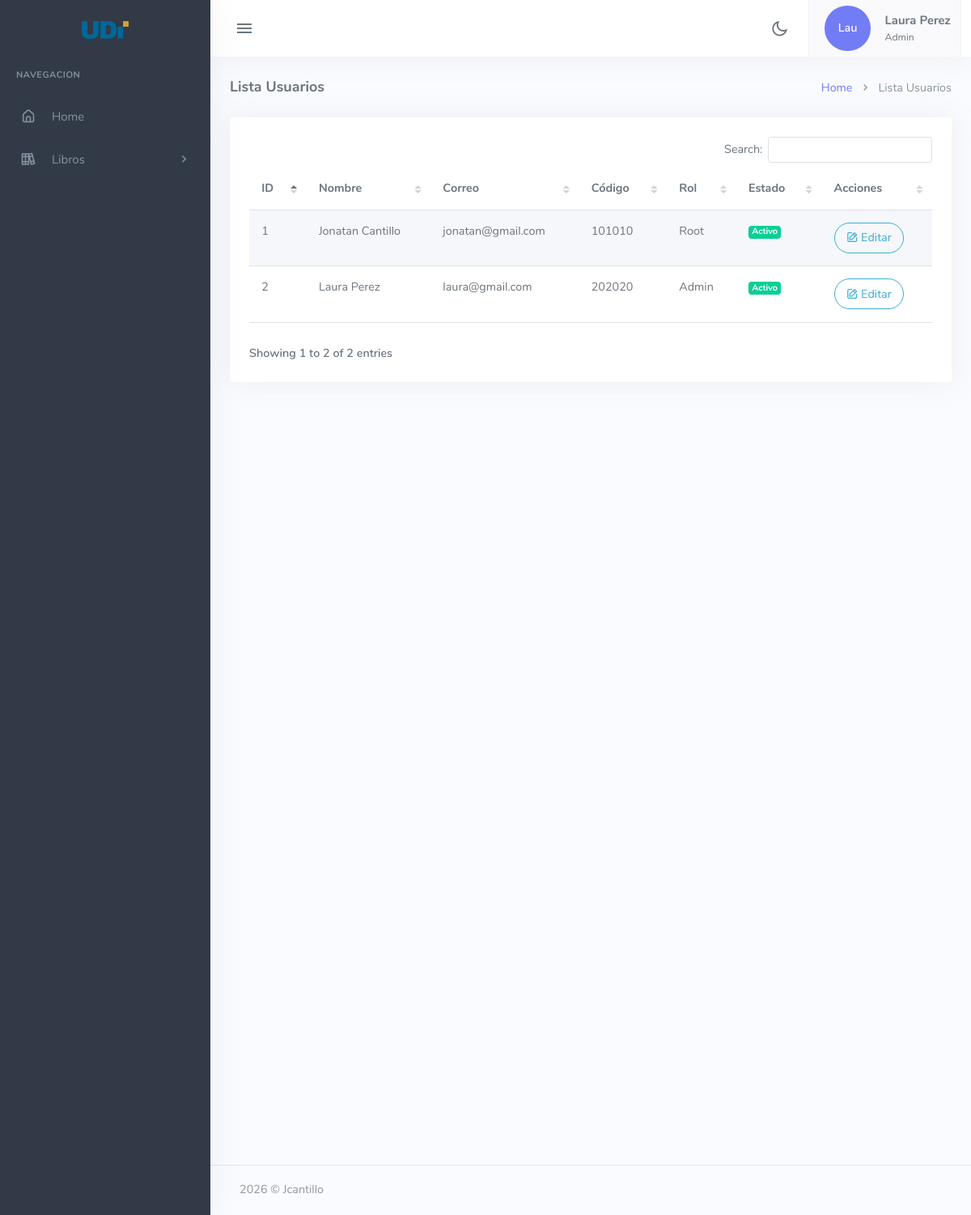
Before: /barrancabermeja/tables-datatable.php (signed in) with the older database file.
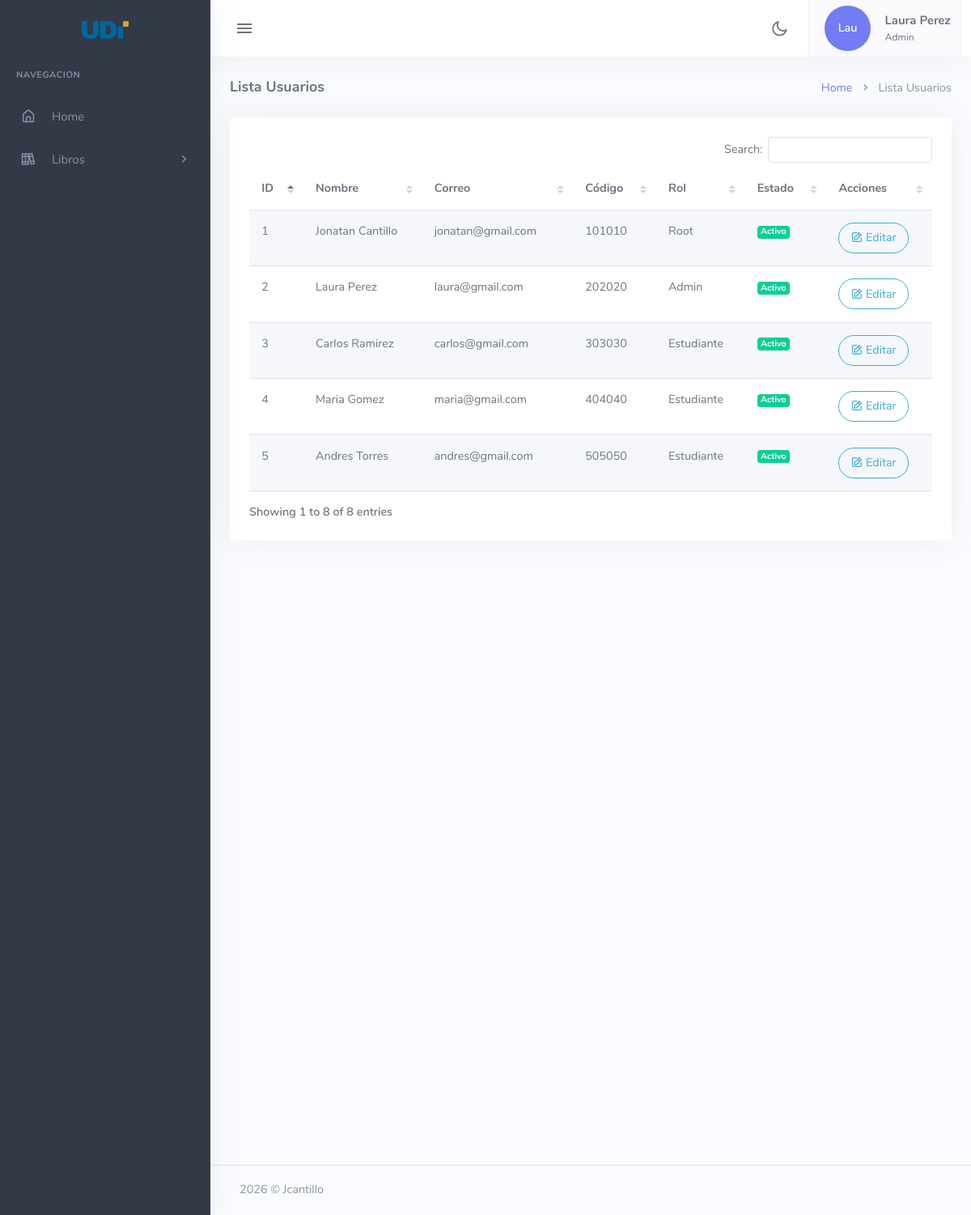
After: the same page with the newer database file.
### tables this page shows
CREATE TABLE usuarios (
    idUser INT AUTO_INCREMENT PRIMARY KEY,         
    code_cc VARCHAR(50) NOT NULL UNIQUE,            
    name VARCHAR(50) NOT NULL,                     
    email VARCHAR(100) NOT NULL UNIQUE,            
    password VARCHAR(255) NOT NULL,                
    fecha_registro TIMESTAMP DEFAULT CURRENT_TIMESTAMP,  
    ultimo_acceso TIMESTAMP NULL,                  
    rol ENUM('Root', 'Admin', 'Estudiante') DEFAULT 'Estudiante',   
    carrera ENUM('Admi. Empresas', 'Ing. Sistemas', 'Diseño grafico','Ing. Industrial','Psicologia','Admin') DEFAULT 'Admin',   
    estado ENUM('Activo', 'Inactivo') DEFAULT 'Activo'   
);

### barrancabermeja/includes/conn.php (called while the page is built, shortened)
<?php
if (!class_exists('conectarDB')) {
    class conectarDB {
        public function __construct() {
            try {
                $this->conn_db = new PDO(
                    DB_HOST, DB_USER, DB_PASS,
                    [PDO::ATTR_ERRMODE => PDO::ERRMODE_EXCEPTION]
                );
                return $this->conn_db;
            } catch(PDOException $e) {
                die("Database error: " . $e->getMessage());
            }
        }
    }
}

### barrancabermeja/includes/class_usuario.php (called while the page is built, shortened)
<?php
require('conn.php');
class Usuario extends conectarDB {
    public function listarUsuarios() {
        $sql = "SELECT * FROM usuarios";
        $stmt = $this->conn_db->prepare($sql);
        $stmt->execute();
        $resultados = $stmt->fetchAll(PDO::FETCH_ASSOC);
        return $resultados;
    }
    public function datosUser_email($email) {
        $sql = "SELECT * FROM usuarios WHERE email = :email";
        $stmt = $this->conn_db->prepare($sql);
        $stmt->bindParam(':email', $email, PDO::PARAM_STR);
        $stmt->execute();
        $resultado = $stmt->fetch(PDO::FETCH_ASSOC);
        return $resultado;
    }
}
?>

### barrancabermeja/tables-datatable.php (the view, shortened to what this page needs)
<?php
require('includes/class_usuario.php');
$listUser = new Usuario();
$listUser = $listUser->listarUsuarios();
?>
<!DOCTYPE html>
<html lang="en">
<head>
    <link href="assets/vendor/datatables.net-bs5/css/dataTables.bootstrap5.min.css" rel="stylesheet" type="text/css" />
    <link href="assets/vendor/datatables.net-responsive-bs5/css/responsive.bootstrap5.min.css" rel="stylesheet"
        type="text/css" />
    <link href="assets/vendor/datatables.net-fixedcolumns-bs5/css/fixedColumns.bootstrap5.min.css" rel="stylesheet"
        type="text/css" />
    <link href="assets/vendor/datatables.net-fixedheader-bs5/css/fixedHeader.bootstrap5.min.css" rel="stylesheet"
        type="text/css" />
    <link href="assets/vendor/datatables.net-buttons-bs5/css/buttons.bootstrap5.min.css" rel="stylesheet"
        type="text/css" />
    <link href="assets/vendor/datatables.net-select-bs5/css/select.bootstrap5.min.css" rel="stylesheet"
        type="text/css" />
    <link href="assets/css/app-saas.min.css" rel="stylesheet" type="text/css" id="app-style" />
    <link href="assets/css/icons.min.css" rel="stylesheet" type="text/css" />
</head>
<body>
    <div class="wrapper">
        <?php
        include ("navbar.php");
        ?>
        <?php
        include ("leftSidebar.php");
        ?>
        <div class="content-page">
            <div class="content">
                <div class="container-fluid">
                    <div class="row">
                        <div class="col-12">
                            <div class="page-title-box">
                                <div class="page-title-right">
                                    <ol class="breadcrumb m-0">
                                        <li class="breadcrumb-item"><a href="index.php">Home</a></li>
                                        <li class="breadcrumb-item active">Lista Usuarios</li>
                                    </ol>
                                </div>
                                <h4 class="page-title">Lista Usuarios</h4>
                            </div>
                        </div>
                    </div>
                    <div class="row">
                        <div class="col-12">
                            <div class="card">
                                <div class="card-body">
                                    <div class="tab-content">
                                        <div class="tab-pane show active" id="scroll-vertical-preview">
                                            <table id="scroll-vertical-datatable"
                                                class="table table-striped dt-responsive nowrap w-100">
                                                <thead>
                                                    <tr>
                                                        <th>ID</th>
                                                        <th>Nombre</th>
                                                        <th>Correo</th>
                                                        <th>Código</th>
                                                        <th>Rol</th>
                                                        <th>Estado</th>
                                                        <th>Acciones</th>
                                                    </tr>
                                                </thead>
                                                <tbody>
                                                    <?php
        foreach ($listUser as $user) { ?>
                                                    <tr>
                                                        <td><?= htmlspecialchars($user["idUser"]) ?></td>
                                                        <td><?= htmlspecialchars($user["name"]) ?></td>
                                                        <td><?= htmlspecialchars($user["email"]) ?></td>
                                                        <td><?= htmlspecialchars($user["code_cc"]) ?></td>
                                                        <td><?= htmlspecialchars($user["rol"]) ?></td>                                                        <?php if($user["estado"]=="Activo") { ?>
                                                        <td><span class="badge bg-success">Activo</span></td>
                                                        <?php }else{ ?>
                                                        <td><span class="badge bg-danger">Inactivo</span></td>
                                                        <?php }?>
                                                        <td>
                                                            <form action="editar_usuario.php" method="POST"
                                                                style="display:inline-block;">
                                                                <button type="submit"
                                                                    class="btn btn-outline-info rounded-pill">
                                                                    <i class="uil-edit"></i> Editar
                                                                </button>
                                                            </form>
                                                        </td>
                                                    </tr>
                                                    <?php }  ?>
                                                </tbody>
                                            </table>
                                        </div>
                                    </div>
                                </div>
                            </div>
                        </div>
                    </div>
                </div>
            </div>
            <?php
        include ("footer.php");
        ?>
        </div>
    </div>
</body>
</html>

### barrancabermeja/navbar.php (shortened to what this page needs)
<?php
require_once('includes/class_usuario.php');
$usuario = new Usuario();
$usuario = $usuario->datosUser_email($_SESSION['usuario_email']);
?>
<div class="navbar-custom">
    <div class="topbar container-fluid">
        <div class="d-flex align-items-center gap-lg-2 gap-1">
            <button class="button-toggle-menu">
                <i class="mdi mdi-menu"></i>
            </button>
        </div>
        <ul class="topbar-menu d-flex align-items-center gap-3">
            <li class="dropdown notification-list">
                <div class="nav-link" id="light-dark-mode" data-bs-toggle="tooltip" data-bs-placement="left"
                    title="Theme Mode">
                    <i class="ri-moon-line font-22"></i>
                </div>
            </li>
            <li class="dropdown">
                <a class="nav-link dropdown-toggle arrow-none nav-user px-2" data-bs-toggle="dropdown" href="#"
                    role="button" aria-haspopup="false" aria-expanded="false">
                    <span class="avatar-md d-flex justify-content-center align-items-center" style="height: 100%;">
                        <span
                            class="avatar-title bg-primary rounded-circle d-flex justify-content-center align-items-center"
                            style="width: 80%; height: 80%;">
                            <?php echo substr($usuario["name"], 0, 3); ?>
                        </span>
                    </span>
                    <span class="d-lg-flex flex-column gap-1 d-none">
                        <h5 class="my-0"><?php echo $usuario["name"] ?></h5>
                        <h6 class="my-0 fw-normal"><?php echo $usuario["rol"] ?></h6>
                    </span>
                </a>
            </li>
        </ul>
    </div>
</div>

### barrancabermeja/leftSidebar.php (shortened to what this page needs)
<?php
require_once('includes/class_usuario.php');
$usuario = new Usuario();
$usuario = $usuario->datosUser_email($_SESSION['usuario_email']);
?>
<div class="leftside-menu">
    <a href="index.php" class="logo logo-light">
        <span class="logo-lg">
            <img src="assets/images/logo_udi.png" alt="logo">
        </span>
    </a>
    <div class="h-100" id="leftside-menu-container" data-simplebar>
        <ul class="side-nav">
            <li class="side-nav-title">Navegacion</li>
            <li class="side-nav-item">
                <a href="index.php" class="side-nav-link">
                    <i class="uil-home-alt"></i>
                    <span> Home </span>
                </a>
            </li>
        <?php
        if (!($usuario["rol"]!="Admin" && $usuario["rol"]!="Root")) {
        ?>
            <li class="side-nav-item">
                <a data-bs-toggle="collapse" href="#sidebarEcommerce" aria-expanded="false"
                    aria-controls="sidebarEcommerce" class="side-nav-link collapsed">
                    <i class="uil-books"></i>
                    <span> Libros </span>
                    <span class="menu-arrow"></span>
                </a>
            </li>
        <?php
        }
?>
        </ul>
    </div>
</div>

### barrancabermeja/footer.php (shortened to what this page needs)
<footer class="footer">
    <div class="container-fluid">
        <div class="row">
            <div class="col-md-6">
                 © Jcantillo
            </div>
            <div class="col-md-6">
            </div>
        </div>
    </div>
</footer>

Changed rows visible on the page:
added usuarios: idUser "3", name "Carlos Ramirez", email "carlos@gmail.com", code_cc "303030", rol "Estudiante", estado "Activo"
added usuarios: idUser "4", name "Maria Gomez", email "maria@gmail.com", code_cc "404040", rol "Estudiante", estado "Activo"
added usuarios: idUser "5", name "Andres Torres", email "andres@gmail.com", code_cc "505050", rol "Estudiante", estado "Activo"
Other visible differences:
text written by a page script: "Search: Showing 1 to 2 of 2 entries" → "Search: Showing 1 to 8 of 8 entries"
